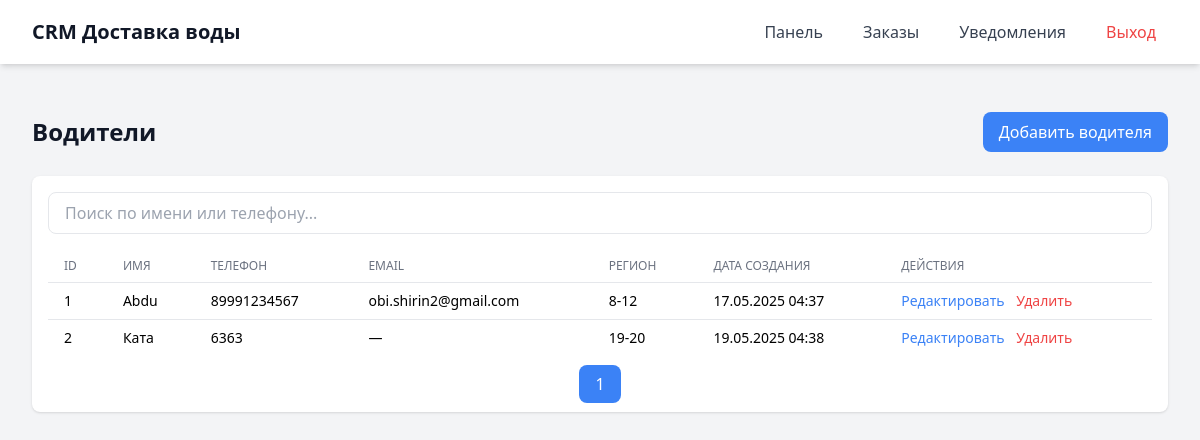
/drivers/ (signed in), run on an earlier commit of the app's database.
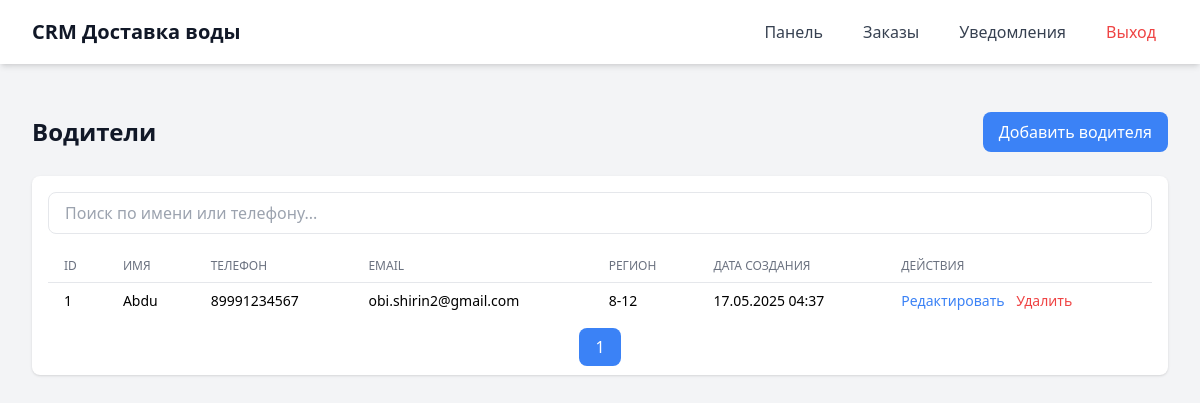
And on a later commit of the database.
### crm/models.py (models this page shows, shortened)
class Driver(models.Model):
    name = models.CharField(max_length=100)
    phone = models.CharField(max_length=20)
    email = models.EmailField(blank=True, null=True)
    region = models.ForeignKey('Region', on_delete=models.SET_NULL, null=True, blank=True)
    created_at = models.DateTimeField(auto_now_add=True)
    user = models.OneToOneField(User, on_delete=models.CASCADE, null=True, blank=True, related_name='driver_profile')

class Region(models.Model):
    name = models.CharField(max_length=100, unique=True)
    description = models.TextField(blank=True)
    created_at = models.DateTimeField(default=timezone.now)

### crm/views.py (the view)
# urls.py: path('drivers/', views.drivers, name='drivers'),
@login_required
def drivers(request):
    drivers_list = Driver.objects.all()
    search_query = request.GET.get('search', '')
    if search_query:
        drivers_list = drivers_list.filter(
            Q(name__icontains=search_query) |
            Q(phone__icontains=search_query)
        )
    paginator = Paginator(drivers_list, 10)
    page_number = request.GET.get('page')
    page_obj = paginator.get_page(page_number)
    return render(request, 'drivers.html', {
        'page_obj': page_obj,
        'search_query': search_query,
        'can_add_driver': request.user.has_perm('crm.add_driver'),
        'can_change_driver': request.user.has_perm('crm.change_driver'),
        'can_delete_driver': request.user.has_perm('crm.delete_driver'),
        'regions': Region.objects.all(),  # Убедись, что эта строка есть
    })

### crm/templatetags/notification_tags.py (called while the page is built)
@register.simple_tag
def get_unread_notifications_count(user):
    if user.is_authenticated and hasattr(user, 'client'):
        return Notification.objects.filter(client=user.client, is_read=False).count()
    return 0

### templates/drivers.html (shortened to what the changed rows need)
{% extends "base.html" %}
{% block content %}
<div class="space-y-6">
    <div class="flex flex-col sm:flex-row justify-between items-center">
        <h2 class="text-xl sm:text-2xl font-bold text-gray-900 mb-2 sm:mb-0">Водители</h2>
    </div>
    <div class="bg-white rounded-lg shadow p-4">
        <div class="overflow-x-auto">
            <table class="min-w-full divide-y divide-gray-200">
                <thead>
                    <tr>
                        <th class="px-2 sm:px-4 py-2 text-left text-xs font-medium text-gray-500 uppercase">ID</th>
                        <th class="px-2 sm:px-4 py-2 text-left text-xs font-medium text-gray-500 uppercase">Имя</th>
                        <th class="px-2 sm:px-4 py-2 text-left text-xs font-medium text-gray-500 uppercase">Телефон</th>
                        <th class="px-2 sm:px-4 py-2 text-left text-xs font-medium text-gray-500 uppercase">Email</th>
                        <th class="px-2 sm:px-4 py-2 text-left text-xs font-medium text-gray-500 uppercase">Регион</th>
                        <th class="px-2 sm:px-4 py-2 text-left text-xs font-medium text-gray-500 uppercase">Дата создания</th>
                        <th class="px-2 sm:px-4 py-2 text-left text-xs font-medium text-gray-500 uppercase">Действия</th>
                    </tr>
                </thead>
                <tbody id="driver-table-body" class="divide-y divide-gray-200">
                    {% for driver in page_obj %}
                    <tr>
                        <td class="px-2 sm:px-4 py-2 text-sm">{{ driver.id }}</td>
                        <td class="px-2 sm:px-4 py-2 text-sm">{{ driver.name }}</td>
                        <td class="px-2 sm:px-4 py-2 text-sm">{{ driver.phone }}</td>
                        <td class="px-2 sm:px-4 py-2 text-sm">{{ driver.email|default:"—" }}</td>
                        <td class="px-2 sm:px-4 py-2 text-sm">
                            {% if driver.region %}
                                {{ driver.region.name }}
                            {% else %}
                                Не указан
                            {% endif %}
                        </td>
                        <td class="px-2 sm:px-4 py-2 text-sm">{{ driver.created_at|date:"d.m.Y H:i" }}</td>
                        <td class="px-2 sm:px-4 py-2 text-sm space-x-2">
                            {% if can_change_driver %}
                            <button onclick="editDriver({{ driver.id }}, '{{ driver.name|escapejs }}', '{{ driver.phone|escapejs }}', '{{ driver.email|escapejs }}', {% if driver.region %}'{{ driver.region.id }}'{% else %}''{% endif %})" class="text-blue-500 hover:underline">Редактировать</button>
                            {% endif %}
                            {% if can_delete_driver %}
                            <button onclick="showDeleteModal('{% url 'delete_driver' driver.id %}')" class="text-red-500 hover:underline">Удалить</button>
                            {% endif %}
                        </td>
                    </tr>
                    {% empty %}
                    <tr>
                        <td colspan="7" class="px-2 sm:px-4 py-2 text-center text-gray-500">Нет водителей</td>
                    </tr>
                    {% endfor %}
                </tbody>
            </table>
        </div>
        <div class="mt-4 flex flex-col sm:flex-row justify-between items-center">
            <div class="space-x-2 mb-2 sm:mb-0">
                {% for num in page_obj.paginator.page_range %}
                    {% if num == page_obj.number %}
                        <span class="px-4 py-2 bg-blue-500 text-white rounded-lg">{{ num }}</span>
                    {% else %}
                        <a href="?page={{ num }}{% if search_query %}&search={{ search_query }}{% endif %}" class="px-4 py-2 text-blue-500 hover:underline">{{ num }}</a>
                    {% endif %}
                {% endfor %}
            </div>
        </div>
    </div>
</div>
{% endblock %}

What changed in the data, as far as the page shows it:
removed Driver: id "2", name "Ката", phone "6363", email "—", region.name "19-20", created_at "19.05.2025 04:38"
